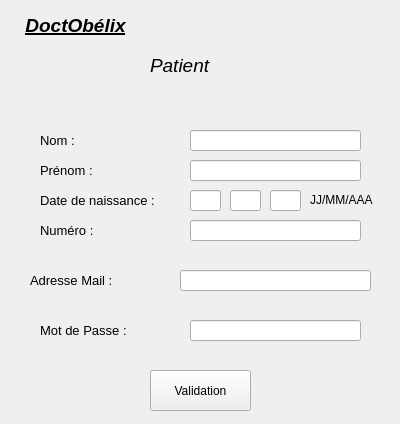
<?xml version="1.0" encoding="UTF-8"?>
<ui version="4.0">
 <class>Form</class>
 <widget class="QWidget" name="Form">
  <property name="geometry">
   <rect>
    <x>0</x>
    <y>0</y>
    <width>400</width>
    <height>424</height>
   </rect>
  </property>
  <property name="windowTitle">
   <string>Form</string>
  </property>
  <widget class="QLabel" name="label_2">
   <property name="geometry">
    <rect>
     <x>0</x>
     <y>0</y>
     <width>151</width>
     <height>51</height>
    </rect>
   </property>
   <property name="text">
    <string>&lt;html&gt;&lt;head/&gt;&lt;body&gt;&lt;p align=&quot;center&quot;&gt;&lt;span style=&quot; font-size:14pt; font-weight:600; font-style:italic; text-decoration: underline;&quot;&gt;DoctObélix&lt;/span&gt;&lt;/p&gt;&lt;/body&gt;&lt;/html&gt;</string>
   </property>
  </widget>
  <widget class="QLabel" name="label">
   <property name="geometry">
    <rect>
     <x>150</x>
     <y>40</y>
     <width>91</width>
     <height>51</height>
    </rect>
   </property>
   <property name="text">
    <string>&lt;html&gt;&lt;head/&gt;&lt;body&gt;&lt;p&gt;&lt;span style=&quot; font-size:14pt; font-style:italic;&quot;&gt;Patient&lt;/span&gt;&lt;/p&gt;&lt;/body&gt;&lt;/html&gt;</string>
   </property>
  </widget>
  <widget class="QLabel" name="Nomlabel">
   <property name="geometry">
    <rect>
     <x>40</x>
     <y>130</y>
     <width>121</width>
     <height>21</height>
    </rect>
   </property>
   <property name="text">
    <string>&lt;html&gt;&lt;head/&gt;&lt;body&gt;&lt;p&gt;&lt;span style=&quot; font-size:10pt;&quot;&gt;Nom :&lt;/span&gt;&lt;/p&gt;&lt;/body&gt;&lt;/html&gt;</string>
   </property>
  </widget>
  <widget class="QLineEdit" name="NomlineEdit">
   <property name="geometry">
    <rect>
     <x>190</x>
     <y>130</y>
     <width>171</width>
     <height>21</height>
    </rect>
   </property>
  </widget>
  <widget class="QLineEdit" name="PrenomlineEdit">
   <property name="geometry">
    <rect>
     <x>190</x>
     <y>160</y>
     <width>171</width>
     <height>21</height>
    </rect>
   </property>
  </widget>
  <widget class="QLabel" name="Prenomlabel">
   <property name="geometry">
    <rect>
     <x>40</x>
     <y>160</y>
     <width>121</width>
     <height>21</height>
    </rect>
   </property>
   <property name="text">
    <string>&lt;html&gt;&lt;head/&gt;&lt;body&gt;&lt;p&gt;&lt;span style=&quot; font-size:10pt;&quot;&gt;Prénom :&lt;/span&gt;&lt;/p&gt;&lt;/body&gt;&lt;/html&gt;</string>
   </property>
  </widget>
  <widget class="QLabel" name="DateNaissancelabel">
   <property name="geometry">
    <rect>
     <x>40</x>
     <y>190</y>
     <width>161</width>
     <height>21</height>
    </rect>
   </property>
   <property name="text">
    <string>&lt;html&gt;&lt;head/&gt;&lt;body&gt;&lt;p&gt;&lt;span style=&quot; font-size:10pt;&quot;&gt;Date de naissance :&lt;/span&gt;&lt;/p&gt;&lt;/body&gt;&lt;/html&gt;</string>
   </property>
  </widget>
  <widget class="QLineEdit" name="jourlineEdit">
   <property name="geometry">
    <rect>
     <x>190</x>
     <y>190</y>
     <width>31</width>
     <height>21</height>
    </rect>
   </property>
  </widget>
  <widget class="QLabel" name="AdresseMaillabel">
   <property name="geometry">
    <rect>
     <x>30</x>
     <y>270</y>
     <width>121</width>
     <height>21</height>
    </rect>
   </property>
   <property name="text">
    <string>&lt;html&gt;&lt;head/&gt;&lt;body&gt;&lt;p&gt;&lt;span style=&quot; font-size:10pt;&quot;&gt;Adresse Mail :&lt;/span&gt;&lt;/p&gt;&lt;/body&gt;&lt;/html&gt;</string>
   </property>
  </widget>
  <widget class="QLineEdit" name="AdresseMaillineEdit">
   <property name="geometry">
    <rect>
     <x>180</x>
     <y>270</y>
     <width>191</width>
     <height>21</height>
    </rect>
   </property>
  </widget>
  <widget class="QPushButton" name="ValidationpushButton">
   <property name="geometry">
    <rect>
     <x>150</x>
     <y>370</y>
     <width>101</width>
     <height>41</height>
    </rect>
   </property>
   <property name="text">
    <string>Validation</string>
   </property>
  </widget>
  <widget class="QLabel" name="Numerolabel">
   <property name="geometry">
    <rect>
     <x>40</x>
     <y>220</y>
     <width>161</width>
     <height>21</height>
    </rect>
   </property>
   <property name="text">
    <string>&lt;html&gt;&lt;head/&gt;&lt;body&gt;&lt;p&gt;&lt;span style=&quot; font-size:10pt;&quot;&gt;Numéro :&lt;/span&gt;&lt;/p&gt;&lt;/body&gt;&lt;/html&gt;</string>
   </property>
  </widget>
  <widget class="QLineEdit" name="NumerolineEdit">
   <property name="geometry">
    <rect>
     <x>190</x>
     <y>220</y>
     <width>171</width>
     <height>21</height>
    </rect>
   </property>
  </widget>
  <widget class="QLineEdit" name="MdPlineEdit">
   <property name="geometry">
    <rect>
     <x>190</x>
     <y>320</y>
     <width>171</width>
     <height>21</height>
    </rect>
   </property>
  </widget>
  <widget class="QLabel" name="MdPlabel">
   <property name="geometry">
    <rect>
     <x>40</x>
     <y>320</y>
     <width>121</width>
     <height>21</height>
    </rect>
   </property>
   <property name="text">
    <string>&lt;html&gt;&lt;head/&gt;&lt;body&gt;&lt;p&gt;&lt;span style=&quot; font-size:10pt;&quot;&gt;Mot de Passe :&lt;/span&gt;&lt;/p&gt;&lt;/body&gt;&lt;/html&gt;</string>
   </property>
  </widget>
  <widget class="QLineEdit" name="moislineEdit">
   <property name="geometry">
    <rect>
     <x>230</x>
     <y>190</y>
     <width>31</width>
     <height>21</height>
    </rect>
   </property>
  </widget>
  <widget class="QLineEdit" name="anneelineEdit">
   <property name="geometry">
    <rect>
     <x>270</x>
     <y>190</y>
     <width>31</width>
     <height>21</height>
    </rect>
   </property>
  </widget>
  <widget class="QLabel" name="jjmmaaaalabel">
   <property name="geometry">
    <rect>
     <x>310</x>
     <y>190</y>
     <width>71</width>
     <height>21</height>
    </rect>
   </property>
   <property name="text">
    <string>&lt;html&gt;&lt;head/&gt;&lt;body&gt;&lt;p&gt;JJ/MM/AAA&lt;/p&gt;&lt;/body&gt;&lt;/html&gt;</string>
   </property>
  </widget>
 </widget>
 <resources/>
 <connections>
  <connection>
   <sender>ValidationpushButton</sender>
   <signal>released()</signal>
   <receiver>Form</receiver>
   <slot>close()</slot>
   <hints>
    <hint type="sourcelabel">
     <x>200</x>
     <y>390</y>
    </hint>
    <hint type="destinationlabel">
     <x>199</x>
     <y>211</y>
    </hint>
   </hints>
  </connection>
 </connections>
</ui>
